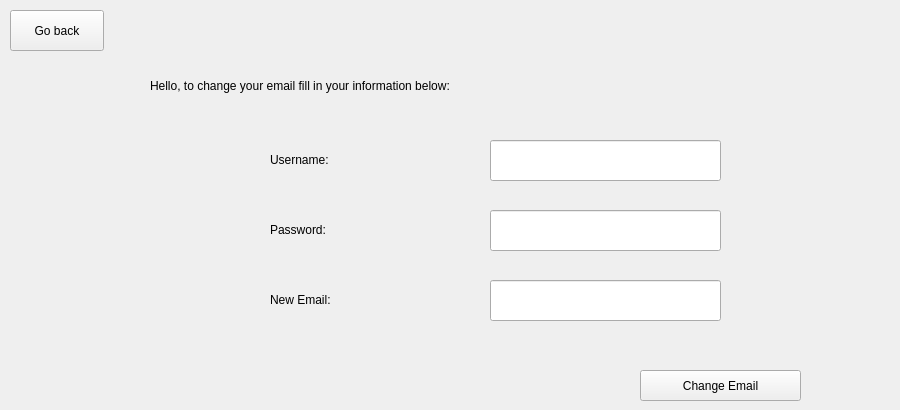
      <widget class="QWidget" name="email_change">
       <widget class="QLabel" name="label_11">
        <property name="geometry">
         <rect>
          <x>150</x>
          <y>60</y>
          <width>741</width>
          <height>51</height>
         </rect>
        </property>
        <property name="styleSheet">
         <string notr="true">font: 18pt &quot;Times New Roman&quot;;</string>
        </property>
        <property name="text">
         <string>Hello, to change your email fill in your information below:</string>
        </property>
       </widget>
       <widget class="QPushButton" name="back_9">
        <property name="geometry">
         <rect>
          <x>10</x>
          <y>10</y>
          <width>94</width>
          <height>41</height>
         </rect>
        </property>
        <property name="styleSheet">
         <string notr="true">QPushButton#back_9 {
font: 12pt &quot;Times New Roman&quot;;
min-width: 80px;
}
QPushButton#back_9:pressed {
    background-color: rgb(224, 224, 224);
    border-style: inset;
}</string>
        </property>
        <property name="text">
         <string>Go back</string>
        </property>
       </widget>
       <widget class="QLabel" name="password_lbl_5">
        <property name="geometry">
         <rect>
          <x>270</x>
          <y>150</y>
          <width>131</width>
          <height>20</height>
         </rect>
        </property>
        <property name="styleSheet">
         <string notr="true">font: 12pt &quot;Times New Roman&quot;;</string>
        </property>
        <property name="text">
         <string>Username:</string>
        </property>
       </widget>
       <widget class="QLabel" name="password_lbl_6">
        <property name="geometry">
         <rect>
          <x>270</x>
          <y>220</y>
          <width>131</width>
          <height>20</height>
         </rect>
        </property>
        <property name="styleSheet">
         <string notr="true">font: 12pt &quot;Times New Roman&quot;;</string>
        </property>
        <property name="text">
         <string>Password:</string>
        </property>
       </widget>
       <widget class="QLabel" name="password_lbl_7">
        <property name="geometry">
         <rect>
          <x>270</x>
          <y>290</y>
          <width>131</width>
          <height>20</height>
         </rect>
        </property>
        <property name="styleSheet">
         <string notr="true">font: 12pt &quot;Times New Roman&quot;;</string>
        </property>
        <property name="text">
         <string>New Email:</string>
        </property>
       </widget>
       <widget class="QLineEdit" name="usern">
        <property name="geometry">
         <rect>
          <x>490</x>
          <y>140</y>
          <width>231</width>
          <height>41</height>
         </rect>
        </property>
        <property name="styleSheet">
         <string notr="true">font: 12pt &quot;Times New Roman&quot;;</string>
        </property>
       </widget>
       <widget class="QLineEdit" name="passw">
        <property name="geometry">
         <rect>
          <x>490</x>
          <y>210</y>
          <width>231</width>
          <height>41</height>
         </rect>
        </property>
        <property name="styleSheet">
         <string notr="true">font: 12pt &quot;Times New Roman&quot;;</string>
        </property>
        <property name="echoMode">
         <enum>QLineEdit::Password</enum>
        </property>
       </widget>
       <widget class="QLineEdit" name="confirm_email">
        <property name="geometry">
         <rect>
          <x>490</x>
          <y>280</y>
          <width>231</width>
          <height>41</height>
         </rect>
        </property>
        <property name="styleSheet">
         <string notr="true">font: 12pt &quot;Times New Roman&quot;;</string>
        </property>
        <property name="echoMode">
         <enum>QLineEdit::Normal</enum>
        </property>
       </widget>
       <widget class="QPushButton" name="change_email">
        <property name="geometry">
         <rect>
          <x>640</x>
          <y>370</y>
          <width>161</width>
          <height>31</height>
         </rect>
        </property>
        <property name="styleSheet">
         <string notr="true">QPushButton#change_email {
font: 12pt &quot;Times New Roman&quot;;
min-width: 80px;
}
QPushButton#change_email:pressed {
    background-color: rgb(224, 224, 224);
    border-style: inset;
}</string>
        </property>
        <property name="text">
         <string>Change Email</string>
        </property>
       </widget>
      </widget>
